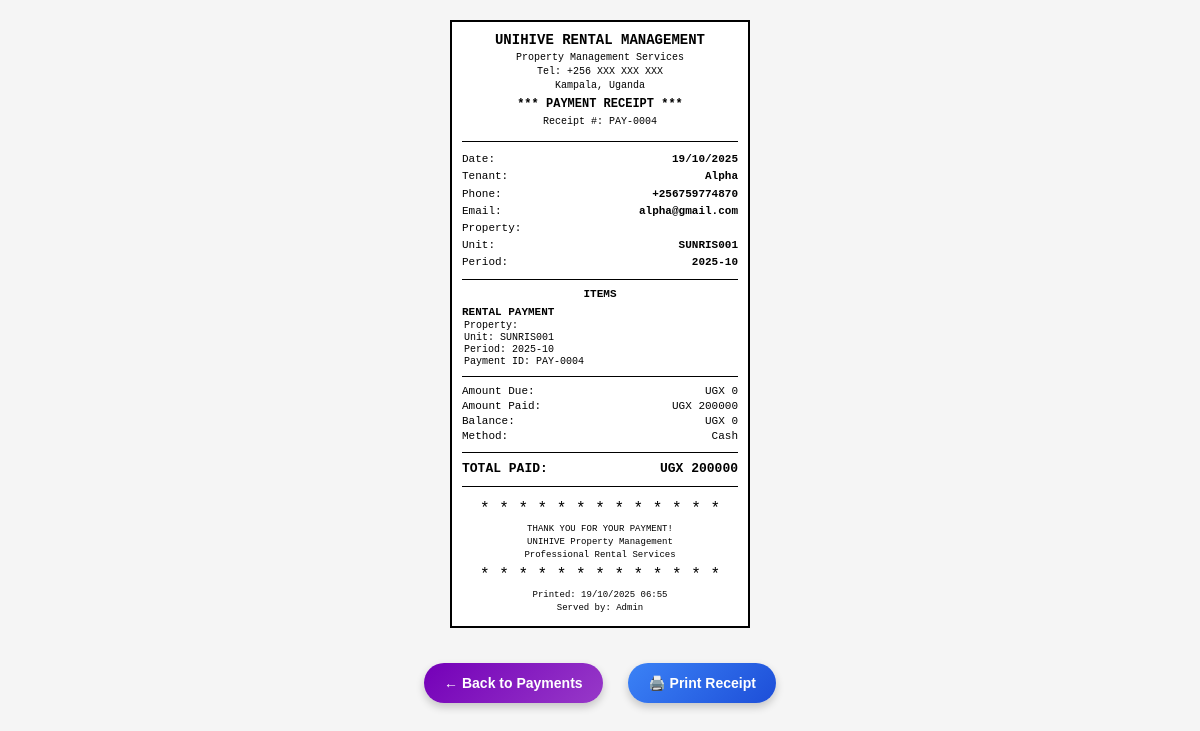
Screenshot of /payments/receipt/PAY-0004/ with the database file from the repository.
### payments/models.py (models this page shows, shortened)
class Payment(models.Model):
    payment_id = models.CharField(max_length=20, unique=True)
    rental = models.ForeignKey('rentals.Rental', on_delete=models.CASCADE)
    tenant = models.ForeignKey('tenants.Tenant', on_delete=models.CASCADE)
    amount = models.DecimalField(max_digits=10, decimal_places=2)
    amount_due = models.DecimalField(max_digits=10, decimal_places=2)
    payment_date = models.DateField()
    payment_method = models.CharField(max_length=20, choices=PAYMENT_METHODS)
    rental_period = models.CharField(max_length=20, help_text="Format: YYYY-MM (e.g., 2025-10)", blank=True)
    @classmethod
    def get_payment_summary_for_tenant_rental(cls, tenant, rental, rental_period=None):
        payments_filter = Q(tenant=tenant, rental=rental)
        if rental_period:
            payments_filter &= Q(rental_period=rental_period)
        payments = cls.objects.filter(payments_filter)
        total_paid = payments.aggregate(
            total=Sum('amount')
        )['total'] or Decimal('0.00')
        total_due = rental.monthly_rent_amount
        remaining_balance = max(Decimal('0.00'), total_due - total_paid)
        if remaining_balance == Decimal('0.00') and total_paid > Decimal('0.00'):
            status = 'PAID'
        elif total_paid > Decimal('0.00'):
            status = 'PARTIAL'
        else:
            status = 'UNPAID'
        return {
            'total_paid': total_paid,
            'total_due': total_due,
            'remaining_balance': remaining_balance,
            'payment_count': payments.count(),
            'status': status
        }

### tenants/models.py (models this page shows, shortened)
class Tenant(models.Model):
    name = models.CharField(max_length=30)
    email = models.EmailField(unique=True)
    phone_number = models.CharField(max_length=15)
    nin_number = models.CharField(max_length=20, unique=True)
    emergency_contact_name = models.CharField(max_length=60)
    emergency_contact_phone = models.CharField(max_length=15)
    rental = models.ForeignKey('rentals.Rental', on_delete=models.CASCADE, related_name='rental_tenants')
    tenant_property = models.ForeignKey('properties.Property', on_delete=models.CASCADE)
    move_in_date = models.DateField()
    rent_amount = models.DecimalField(max_digits=10, decimal_places=2)

### rentals/models.py (models this page shows, shortened)
class Rental(models.Model):
    rental_number = models.CharField(max_length=20, unique=True, blank=True)
    rental_type = models.CharField(max_length=50, choices=RENTAL_TYPES)
    property = models.ForeignKey('properties.Property', on_delete=models.CASCADE)
    monthly_rent_amount = models.DecimalField(max_digits=10, decimal_places=2)

### payments/views.py (the view)
# urls.py: path('receipt/<str:payment_id>/', views.payment_receipt, name='payment_receipt'),
def payment_receipt(request, payment_id):
    try:
        payment = get_object_or_404(
            Payment.objects.select_related('tenant', 'rental__property'),
            payment_id=payment_id
        )
        try:
            summary = Payment.get_payment_summary_for_tenant_rental(
                payment.tenant, payment.rental, payment.rental_period
            )
        except Exception as summary_error:
            summary = {
                'total_due': payment.amount_due,
                'total_paid': payment.amount,
                'status': 'PAID' if payment.amount >= payment.amount_due else 'PARTIAL',
                'payment_count': 1
            }
        remaining_balance = max(0, payment.amount_due - payment.amount)
        context = {
            'payment': payment,
            'summary': summary,
            'remaining_balance': remaining_balance,
            'company_name': 'UNIHIVE RENTAL MANAGEMENT',
            'company_address': 'Kampala, Uganda',
            'company_phone': '+256 XXX XXX XXX',
            'company_email': 'info@unihive.com',
        }
        return render(request, 'payment_receipt.html', context)
    except Payment.DoesNotExist:
        return render(request, '404.html', {'message': 'Payment not found'})
    except Exception as e:
        print(f"Receipt view error for {payment_id}: {str(e)}")
        import traceback
        traceback.print_exc()
        return render(request, '500.html', {'error': str(e)})

### payments/templates/payment_receipt.html (shortened to what this page needs)
<!DOCTYPE html>
<html lang="en">
<head>
</head>
<body>
    <div class="receipt-container">
        <div class="receipt-header">
            <div class="company-name">UNIHIVE RENTAL MANAGEMENT</div>
            <div class="company-info">Property Management Services</div>
            <div class="company-info">Tel: +256 XXX XXX XXX</div>
            <div class="company-info">Kampala, Uganda</div>
            <div class="receipt-title">*** PAYMENT RECEIPT ***</div>
            <div class="receipt-number">Receipt #: {{ payment.payment_id }}</div>
        </div>
        <div class="receipt-body">
            <div class="info-row">
                <span class="info-label">Date:</span>
                <span class="info-value">{{ payment.payment_date|date:"d/m/Y" }}</span>
            </div>
            <div class="info-row">
                <span class="info-label">Tenant:</span>
                <span class="info-value">{{ payment.tenant.name }}</span>
            </div>
            <div class="info-row">
                <span class="info-label">Phone:</span>
                <span class="info-value">{{ payment.tenant.phone_number }}</span>
            </div>
            <div class="info-row">
                <span class="info-label">Email:</span>
                <span class="info-value">{{ payment.tenant.email|default:"N/A" }}</span>
            </div>
            <div class="info-row">
                <span class="info-label">Property:</span>
            </div>
            <div class="info-row">
                <span class="info-label">Unit:</span>
                <span class="info-value">{{ payment.rental.rental_number }}</span>
            </div>
            <div class="info-row">
                <span class="info-label">Period:</span>
                <span class="info-value">{{ payment.rental_period }}</span>
            </div>
            <div class="divider"></div>
            <div class="section-title">ITEMS</div>
            <div class="item-line">
                <div class="item-desc">RENTAL PAYMENT</div>
                <div class="item-details">Property: {{ payment.rental.property.name }}</div>
                <div class="item-details">Unit: {{ payment.rental.rental_number }}</div>
                <div class="item-details">Period: {{ payment.rental_period }}</div>
                <div class="item-details">Payment ID: {{ payment.payment_id }}</div>
            </div>
            <div class="divider"></div>
            <div class="amount-line">
                <span>Amount Due:</span>
                <span>UGX {{ payment.amount_due|floatformat:0 }}</span>
            </div>
            <div class="amount-line">
                <span>Amount Paid:</span>
                <span>UGX {{ payment.amount|floatformat:0 }}</span>
            </div>
            <div class="amount-line">
                <span>Balance:</span>
                <span>UGX {{ remaining_balance|floatformat:0 }}</span>
            </div>
            <div class="amount-line">
                <span>Method:</span>
                <span>{{ payment.get_payment_method_display }}</span>
            </div>
            <div class="total-section">
                <div class="total-line">
                    <span>TOTAL PAID:</span>
                    <span>UGX {{ payment.amount|floatformat:0 }}</span>
                </div>
            </div>
        </div>
        <div class="receipt-footer">
            <div class="stars">* * * * * * * * * * * * *</div>
            <div class="footer-msg">THANK YOU FOR YOUR PAYMENT!</div>
            <div class="footer-msg">UNIHIVE Property Management</div>
            <div class="footer-msg">Professional Rental Services</div>
            <div class="stars">* * * * * * * * * * * * *</div>
            <div class="footer-msg">Printed: {% now "d/m/Y H:i" %}</div>
            <div class="footer-msg">Served by: Admin</div>
        </div>
    </div>
    <div style="text-align: center; margin: 20px 0; padding: 10px;">
        <a href="{% url 'payments:payment_list' %}" class="back-btn">← Back to Payments</a>
        <button class="print-btn" onclick="window.print()">🖨️ Print Receipt</button>
    </div>
</body>
</html>

### payments/templates/payment_receipt.html (style rules this page uses)
* { margin: 0; padding: 0; box-sizing: border-box; }
body { font-family: 'Courier New', monospace; background: #f5f5f5; padding: 20px; color: #000; line-height: 1.2; }
.receipt-container { max-width: 300px; margin: 0 auto; background: white; border: 2px solid #000; padding: 10px; font-size: 12px; }
.receipt-header { text-align: center; border-bottom: 1px solid #000; padding-bottom: 10px; margin-bottom: 10px; }
.company-name { font-size: 14px; font-weight: bold; margin-bottom: 3px; text-transform: uppercase; }
.company-info { font-size: 10px; margin-bottom: 2px; }
.receipt-title { font-size: 12px; font-weight: bold; margin: 5px 0; }
.receipt-number { font-size: 10px; margin: 3px 0; }
.receipt-body { font-size: 11px; }
.info-row { display: flex; justify-content: space-between; margin: 2px 0; padding: 1px 0; }
.info-label { font-weight: normal; }
.info-value { font-weight: bold; }
.divider { border-top: 1px solid #000; margin: 8px 0; }
.section-title { text-align: center; font-weight: bold; margin: 8px 0 5px 0; text-transform: uppercase; }
.item-line { margin: 3px 0; }
.item-desc { font-weight: bold; margin-bottom: 1px; }
.item-details { font-size: 10px; margin-left: 2px; }
.amount-line { display: flex; justify-content: space-between; margin: 2px 0; }
.total-section { border-top: 1px solid #000; padding-top: 5px; margin-top: 8px; }
.total-line { display: flex; justify-content: space-between; font-weight: bold; font-size: 13px; margin: 3px 0; }
.receipt-footer { text-align: center; border-top: 1px solid #000; padding-top: 8px; margin-top: 10px; font-size: 9px; }
.footer-msg { margin: 2px 0; }
.print-btn, .back-btn { color: white; border: none; padding: 12px 20px; font-size: 14px; cursor: pointer; margin: 5px 8px; display: inline-block; font-family: 'Arial', sans-serif; text-decoration: none; border-radius: 25px; font-weight: 600; transition: all 0.3s ease; box-shadow: 0 4px 8px rgba(0, 0, 0, 0.2); }
.back-btn { background: linear-gradient(135deg, #7400B8 0%, #9739C8 100%); }
.print-btn { background: linear-gradient(135deg, #3B82F6 0%, #1D4ED8 100%); }
.stars { text-align: center; margin: 5px 0; font-size: 16px; }

### rows the page displays
Payment: payment_id "PAY-0004", payment_date "19/10/2025", tenant.name "Alpha", tenant.phone_number "+256759774870", tenant.email "alpha@gmail.com", rental.rental_number "SUNRIS001", rental_period "2025-10", amount_due "0", amount "200000", payment_method "Cash"

### other values shown
{{ remaining_balance|floatformat:0 }} "0"
